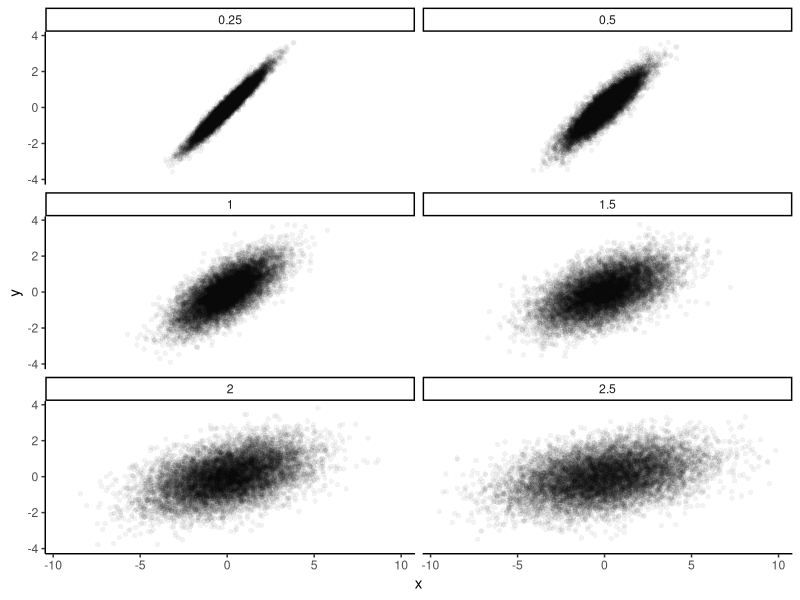

Source code (R):
## ---- chunk 1
generate_parent_population <- function(noise=0.1, n=10000){
  y <- rnorm(n, 0, 1)
  x <- y + rnorm(n, 0, noise)
  return(data.frame(x=x, y=y, noise=noise))
}

extract_sample <- function(data, n=50){
  return(data[sample(nrow(data), n), ])
}

extract_parameters <- function(model){
  params <- parameters::model_parameters(model)[2, c(2, 3)]
  
  boot1 <- parameters::model_parameters(model, bootstrap=TRUE, n=1000)[2, c(2, 3)]
  names(boot1) <- paste0(names(boot1), "_1000")
  
  boot2 <- parameters::model_parameters(model, bootstrap=TRUE, n=4000)[2, c(2, 3)]
  names(boot2) <- paste0(names(boot2), "_4000")
  
  return(cbind(params, boot1, boot2))
}
## ---- chunk 2
library(ggplot2)

data <- rbind(
  generate_parent_population(noise=0.25),
  generate_parent_population(noise=0.5),
  generate_parent_population(noise=1),
  generate_parent_population(noise=1.5),
  generate_parent_population(noise=2),
  generate_parent_population(noise=2.5)
)
  
ggplot(data, aes(x=x, y=y)) +
  geom_point(alpha=0.05, shape=16) +
  facet_wrap(~noise, nrow=3) +
  theme_classic()
